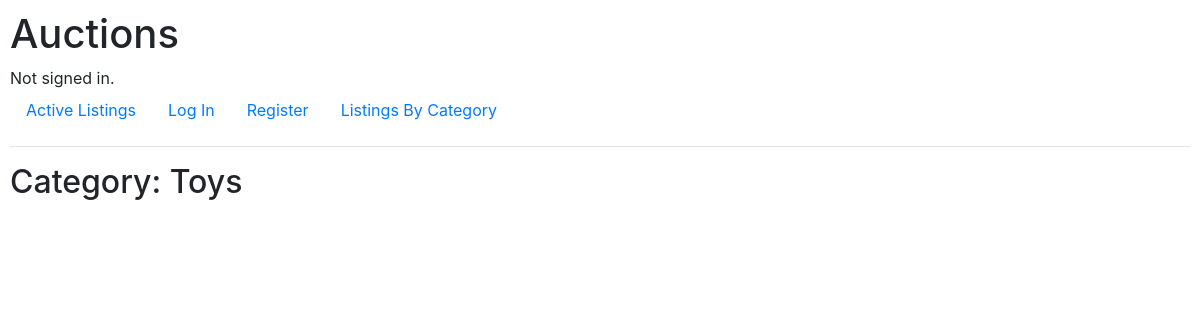
The page /Toys on the database as committed earlier.
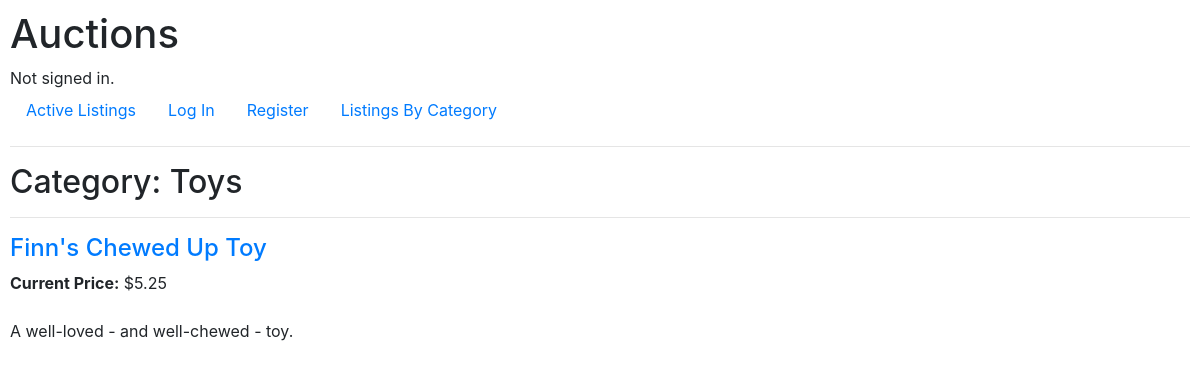
The same page on the database as committed later.
### auctions/models.py (models this page shows, shortened)
class Auction(models.Model):
    title = models.CharField(max_length=64)
    description = models.TextField()
    opening_bid = models.DecimalField(max_digits=10,decimal_places=2)
    image = models.CharField(max_length=64,blank=True)
    category = models.CharField(max_length=64,blank=True)
    user = models.ForeignKey(User, on_delete=models.CASCADE, related_name='listings')
    winner = models.ForeignKey(User, on_delete=models.CASCADE, blank=True, default=None,
    null=True, related_name='won')
    LISTING_STATUS = (
        ("A",'Active'),
        ("C","Closed")
    )
    status = models.CharField(max_length=1, choices=LISTING_STATUS, default="A")
    watchlist = models.ManyToManyField(User, blank=True, related_name='watchlist',
    default=None)

### auctions/views.py (the view)
# urls.py: path("<str:category>", views.category, name="category")
def category(request, category):
    auctions = Auction.objects.filter(category=category).filter(status="A")
    prices = []
    for auction in auctions:
        price_dict =  Bid.objects.filter(auction__title=auction.title).aggregate(Max('amount'))
        if price_dict['amount__max'] is None:
            prices.append(auction.opening_bid)
        else:
            prices.append(price_dict['amount__max'])
    auction_zip = zip(auctions, prices)
    return render(request, "auctions/category.html", {
        "category":category.title(), "auctions":auction_zip
    })

### auctions/templates/auctions/category.html
{% extends "auctions/layout.html" %}
{% block body %}
    <h2>Category: {{category}}</h2>
    {% for auction, price in auctions %}
        <hr>
        <h4><a href="{% url 'listing' auction.id %}">{{auction.title}}</a></h4>
        <b>Current Price:</b> ${{price|floatformat:2}} <br>
        <br>
        {{auction.description}}
    {% endfor %}
{% endblock %}

Rows that differ between the two databases and show on the page:
now on this page (row edited): Auction: category "Toys", title "Finn's Chewed Up Toy", price "5.25", description "A well-loved - and well-chewed - toy."
Other text that changed with them:
{{ category }}: "Toys" → (not shown)
